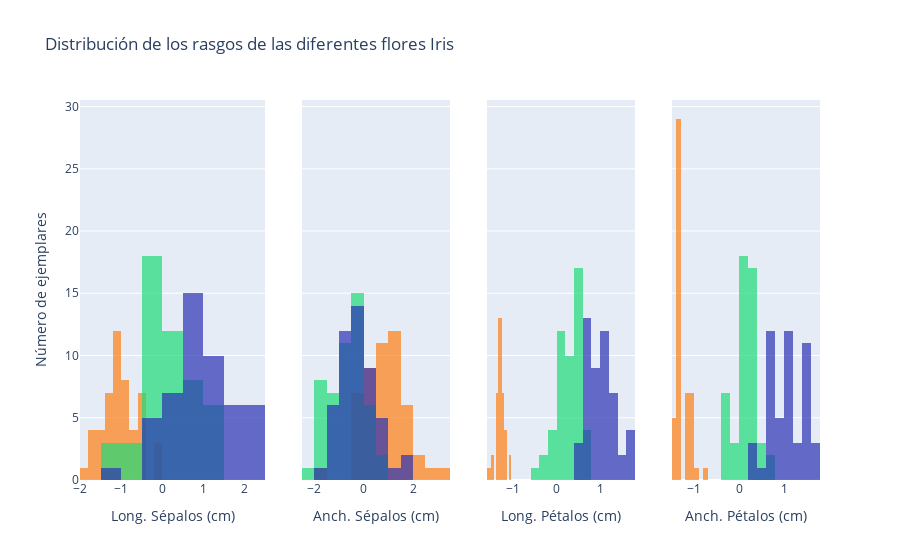

Notebook code for this chart:
### Code cell
traces = []

legend = {0:False, 1:False, 2:False, 3:False}



colors = {'setosa': 'rgb(255,127,20)',

         'versicolor': 'rgb(31, 220, 120)',

         'virginica': 'rgb(44, 50, 180)'}



for col in range(4):

    for key in colors:

        traces.append(ir.Histogram(x=X_std[y==key, col], opacity = 0.7,

                                xaxis="x%s"%(col+1), marker=ir.Marker(color=colors[key]),

                               name = key, showlegend=legend[col]))

    legend = {0:False, 1:False, 2:False, 3:False}

       

data = ir.Data(traces)

layout = ir.Layout(barmode="overlay",

                xaxis=ir.XAxis(domain=[0,0.25], title="Long. Sépalos (cm)"),

                xaxis2=ir.XAxis(domain=[0.3, 0.5], title = "Anch. Sépalos (cm)"),

                xaxis3=ir.XAxis(domain = [0.55, 0.75], title = "Long. Pétalos (cm)"),

                xaxis4=ir.XAxis(domain=[0.8,1.0], title = "Anch. Pétalos (cm)"),

                yaxis=ir.YAxis(title="Número de ejemplares"),

                title="Distribución de los rasgos de las diferentes flores Iris")



fig = ir.Figure(data = data, layout = layout)

fig.show()
#todos los datos centrados en 0.
